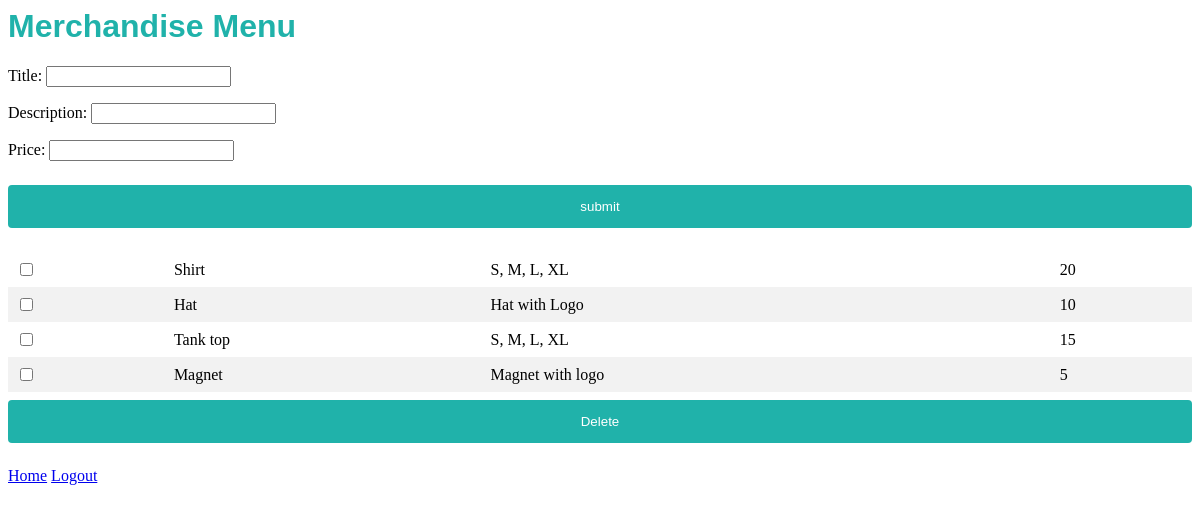
/admin_merchandise_menus.php, run on the app's committed database.
### tables this page shows
CREATE TABLE IF NOT EXISTS `merchandise_menu` (
  `title` char(60) NOT NULL,
  `description` char(60) NOT NULL,
  `price` float NOT NULL
);

### admin_merchandise_menus.php (the view, shortened to what this page needs)
<html>
<link rel="stylesheet" href="mainstyle.css" type="text/css">
<head>
</head>
<body>
<h1>Merchandise Menu</h1>
<form name="admin_merchandise_menus" method="post" action="admin_merchandise_menus.php">
Title: <input type="char" name="title" value=""></p>
Description: <input type="char" name="description" value=""></p>
Price: <input type="float" name="price" value=""></p>
<?php
Include('dbconnect.php');
?>
<input type="submit" name="submit" value="submit">
</form>
<form name="table" action="" method="post">
<?php
mysqli_select_db($mysqli,"checkbox");
$res=mysqli_query($mysqli,"select * from merchandise_menu");
echo "<table>";
while($row=mysqli_fetch_array($res))
{
echo "<tr>";
echo "<td>"; ?> <input type="checkbox" name="num[]" class="other" value="<?php echo $row["title"]; ?>" /> <?php echo "</td>";
echo "<td>"; echo $row["title"]; echo "</td>";
echo "<td>"; echo $row["description"]; echo "</td>";
echo "<td>"; echo $row["price"]; echo "</td>";
echo "</tr>";
}
echo "</table>";
?>
<input type="submit" name="Delete" value="Delete">
</form>
<a href="admin_home.php">Home</a>
<a href="logout.php">Logout</a>
</body>
</html>

### mainstyle.css (style rules this page uses)
h1 { color: #20B2AA; font-family: Arial; }
input[type=submit] { width: 100%; background-color: #20B2AA; color: white; padding: 14px 20px; margin: 8px 0; border: none; border-radius: 4px; cursor: pointer; }
table { border-collapse: collapse; width: 100%; }
th, td { text-align: left; padding: 8px; }
tr:nth-child(even) { background-color: #f2f2f2 }

### data on the page
merchandise_menu: title "Shirt", description "S, M, L, XL", price "20"
merchandise_menu: title "Hat", description "Hat with Logo", price "10"
merchandise_menu: title "Tank top", description "S, M, L, XL", price "15"
merchandise_menu: title "Magnet", description "Magnet with logo", price "5"
